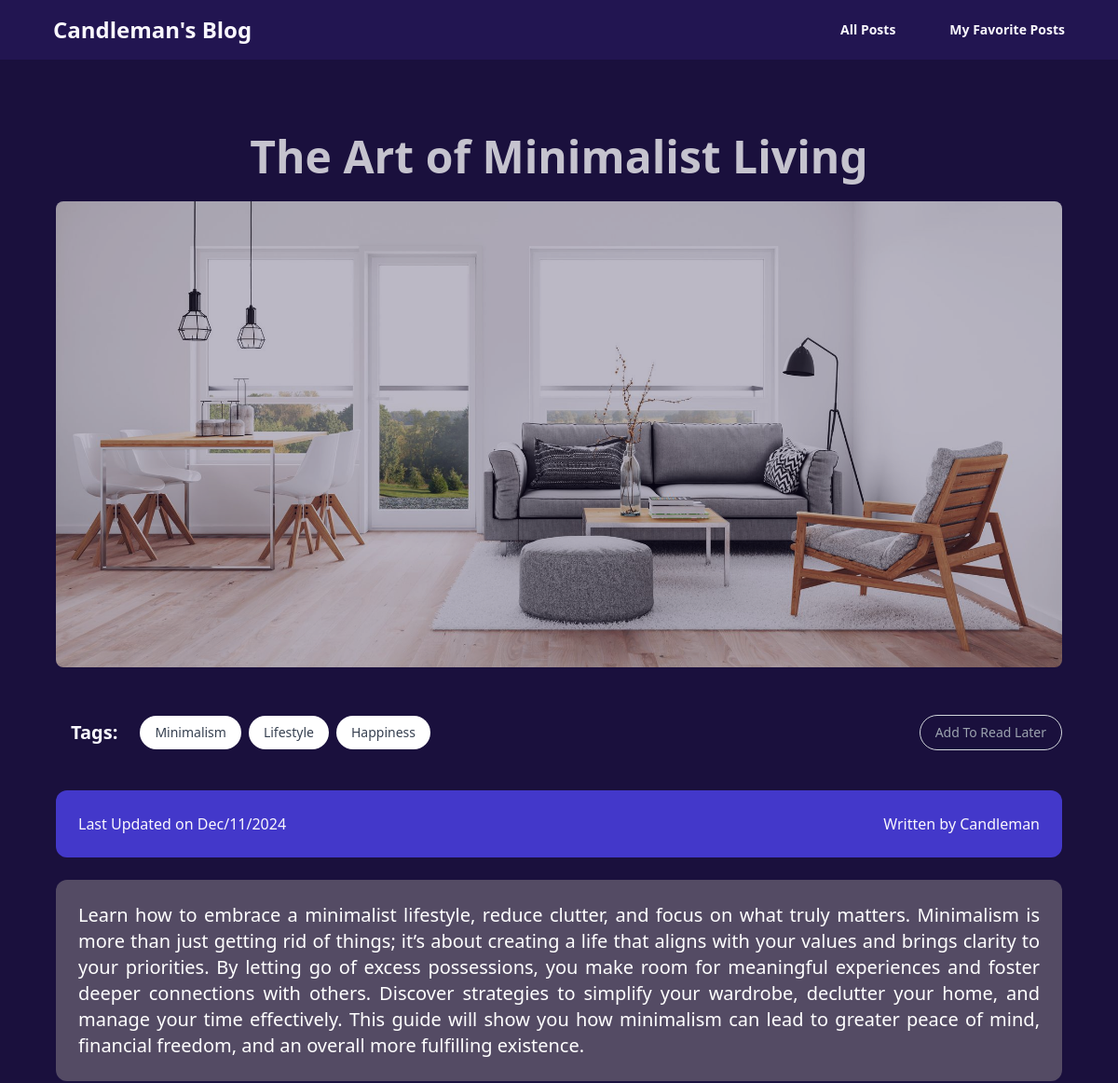
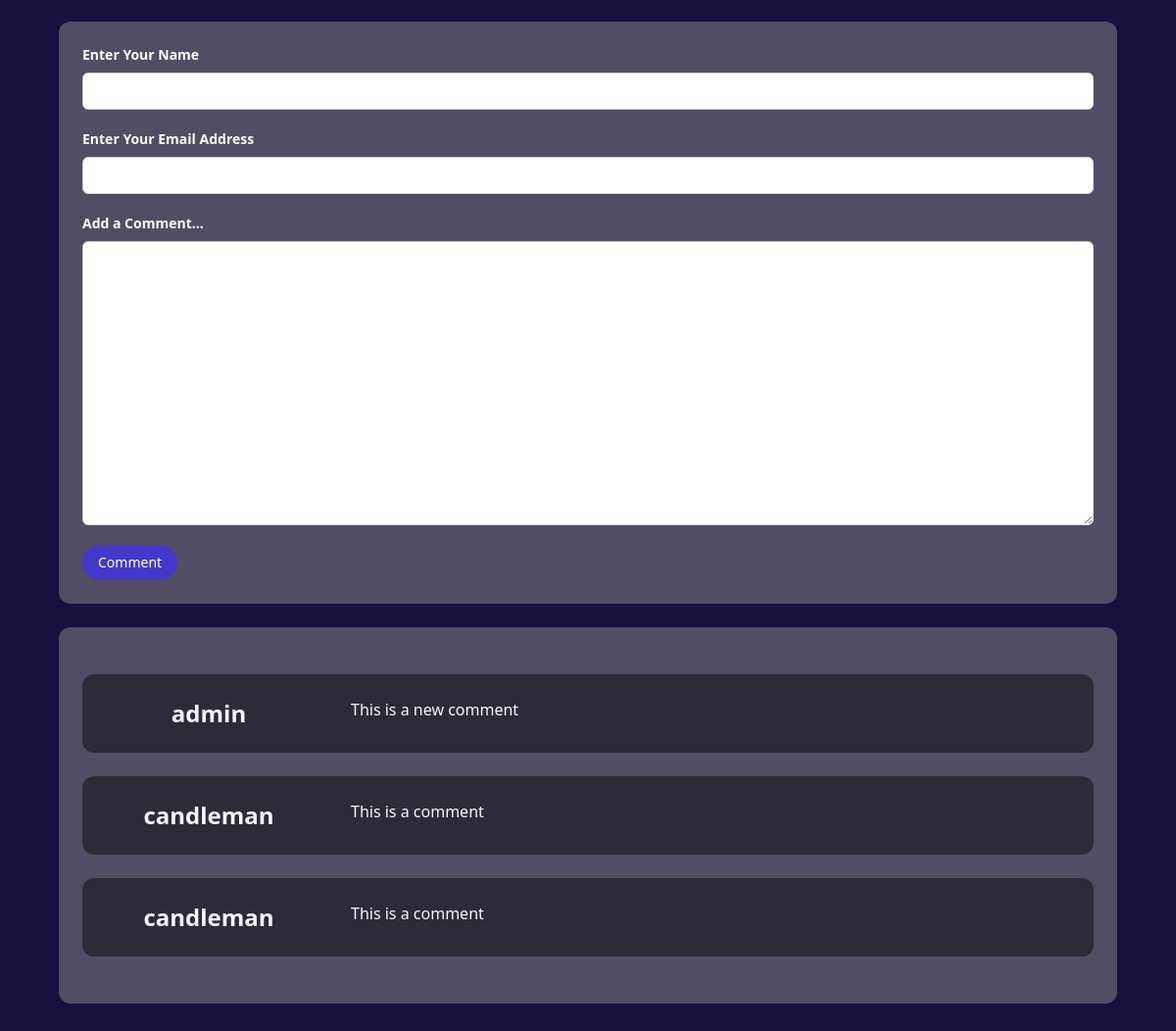
Page /posts/the-art-of-minimalist-living on the committed database (2 pictures, top to bottom).
### blog/models.py (models this page shows, shortened)
class Post(models.Model):
    title = models.CharField(max_length=150)
    excerpt = models.TextField(max_length=350)
    image = models.ImageField(upload_to="posts", null=True)
    date = models.DateField(auto_now_add=True)
    slug = models.SlugField(max_length=160, unique=True, db_index=True)
    content = models.TextField(validators=[MinLengthValidator(10)])
    author = models.ForeignKey(
        Author, on_delete=models.SET_NULL, null=True, related_name="posts"
    )
    tags = models.ManyToManyField(Tag)

class Tag(models.Model):
    caption = models.CharField(max_length=25, unique=True)

class Author(models.Model):
    first_name = models.CharField(max_length=150)
    last_name = models.CharField(max_length=150, blank=True, null=True)
    email = models.EmailField()
    def __str__(self):
        if self.last_name:
            return self.get_full_name()
        else:
            return self.first_name

class Comment(models.Model):
    username = models.CharField(max_length=100)
    user_email = models.EmailField()
    text = models.TextField(max_length=500)
    post = models.ForeignKey(Post, on_delete=models.CASCADE, related_name="comments")
    date = models.DateField(auto_now_add=True, null=True)

### blog/views.py (the view, shortened to what this page needs)
# urls.py: path("posts/<slug:slug>", views.PostDetailView.as_view(), name="post-detail-page"),
class PostDetailView(View):
    def is_post_stored(self, request, post_id):
        stored_posts = request.session.get("stored_posts")
        if stored_posts is not None:
            is_saved_for_later = post_id in stored_posts
        else:
            is_saved_for_later = False
        return is_saved_for_later
    def get(self, request, slug):
        post = get_object_or_404(Post, slug=slug)
        context = {
            "post": post,
            "comment_form": CommentForm(),
            "comments": post.comments.all().order_by("-id"),
            "is_saved_for_later": self.is_post_stored(request, post.id),
        }
        return render(request, "blog/post-detail.html", context)

### blog/forms.py
class CommentForm(forms.ModelForm):
    class Meta:
        model = Comment
        exclude = [
            "post",
            "date",
        ]
        labels = {
            "username": "Enter Your Name",
            "user_email": "Enter Your Email Address",
            "text": "Add a Comment...",
        }

### blog/templates/blog/post-detail.html (shortened to what this page needs)
{% extends "base.html" %}
{% load static %}
{% load static tailwind_tags %}
{%load widget_tweaks %}
{% block css_styles %}
<link rel="stylesheet" href="{% static 'blog/post_details.css' %}" />
{% endblock %} {% block content %}
<div class="flex items-center justify-center py-10 px-6">
    <div class="grid gap-6 max-w-[1080px] text-center">
        <h1 class="text-5xl font-bold text-white/75 hover:text-white mt-10 mx-5 cursor-pointer">
            {{post.title}}
        </h1>
        <img src="{{post.image.url}}" alt="Album"
            class="rounded-lg opacity-70 hover:opacity-100 object-cover aspect w-full h-[500px] hover:drop-shadow-2xl cursor-pointer duration-300 ease-in-out" />
        <div class="flex flex-wrap justify-start items-center text-center gap-2 mt-2">
            <h3 class="text-xl font-semibold mt-6 mx-4 my-6">Tags:</h3>
            {% for tag in post.tags.all %}
            <span
                class="bg-white rounded-full px-4 py-2 text-sm text-gray-700 hover:bg-[#7e82a5] transition duration-300 ease-in-out cursor-pointer">
                {{ tag.caption }}
            </span>
            {% empty %}
            <span class="bg-white rounded-full px-4 py-2 text-sm text-gray-700">No tags available</span>
            {% endfor %}
            <form action="{% url 'read-later' %}" method="POST">
                <button
                    class="btn-outline border border-gray-300 rounded-full px-4 py-2 text-sm transition duration-300 ease-in-out
    {% if is_saved_for_later %}bg-white text-gray-900{% else %}text-gray-400 hover:bg-[#7e82a5] hover:text-white{% endif %}">
                    {% if is_saved_for_later %}
                    Remove From Read Later
                    {% else %}
                    Add To Read Later
                    {% endif %}
                </button>
            </form>
        </div>
        <div
            class="flex justify-between h-[16] w-full items-center p-6 rounded-xl hover:bg-[#31298f] bg-[#4338ca] duration-300 ease-in-out">
            <p class="text-muted text-md text-left">
                Last Updated on {{post.date|date:"M/d/Y"|title}}
            </p>
            <p class="text-muted text-md text-right">
                Written by {{post.author|title}}
            </p>
        </div>
        <p
            class="text-xl text-white text-justify p-6 rounded-xl bg-[#544b64] hover:bg-[#81739a] duration-300 ease-in-out cursor-default">
            {{post.content}}
        </p>
        <div class="text-xl bg-[#544b64] text-justify p-6 rounded-xl cursor-default">
            <form class="text-black" action="" method="POST">
                {% csrf_token %} {% for field in comment_form %}
                <div class="form-control mb-4">
                    <label class="block text-sm font-semibold text-white 00 mb-2">{{ field.label }}</label>
                    <div class="relative">
                        {{ field|add_class:"text-black"}}
                    </div>
                </div>
                {% endfor %}
                <button type="submit"
                    class="rounded-full px-4 py-2 text-sm text-white hover:bg-[#31298f] bg-[#4338ca] transition duration-300 ease-in-out cursor-pointer focus:outline-none focus:ring-2 focus:ring-[#31298f] active:bg-[#31298f]">
                    Comment
                </button>
            </form>
        </div>
        <div class="bg-[#544b64] text-justify p-6 rounded-xl cursor-default items-center justify-center">
            {% for comment in comments %}
            <div
                class="flex flex-col md:flex-row w-full bg-[#2f2b36] hover:bg-[#81739a] duration-300 ease-in-out py-4 md:py-6 my-4 md:my-6 rounded-xl overflow-hidden">
                <div
                    class="text-lg md:text-2xl font-bold flex justify-center px-2 md:px-4 md:w-[25%] text-center break-all max-w-full">
                    {{comment.username}}
                </div>
                <div class="px-2 md:px-4 md:w-[75%] break-all max-w-full">
                    {{comment.text}}
                </div>
            </div>
            {% empty %}
            <p class="text-center">No Comments are available for this post!</p>
            {% endfor %}
        </div>
    </div>
</div>
{% endblock %}

### blog/static/blog/post_details.css (style rules this page uses)
.form-control { margin-bottom: 1rem; }
.form-control label { font-weight: bold; margin-bottom: 0.5rem; display: block; }
.form-control input, .form-control textarea { display: block; width: 100%; font: inherit; padding: 0.25rem; border-radius: 6px; border: 1px solid #ccc; }

### rows in the picture
Post: title "The Art of Minimalist Living", image (picture), date "Dec/11/2024", author "Candleman", content "Learn how to embrace a minimalist lifestyle, reduce clutter, and focus on what truly matters. Minimalism is more than just getting rid of things; it’s about creating a life that aligns with your values and brings clarity to your priorities. By letting go of excess possessions, you make room for meaningful experiences and foster deeper connections with others. Discover strategies to simplify your wardrobe, declutter your home, and manage your time effectively. This guide will show you how minimalism can lead to greater peace of mind, financial freedom, and an overall more fulfilling existence."
Tag: caption "Minimalism"
Tag: caption "Lifestyle"
Tag: caption "Happiness"
Comment: username "admin", text "This is a new comment"
Comment: username "candleman", text "This is a comment"
Comment: username "candleman", text "This is a comment"

### other values in the picture
{{ field.label }} "Enter Your Name" "Enter Your Email Address" "Add a Comment..."
